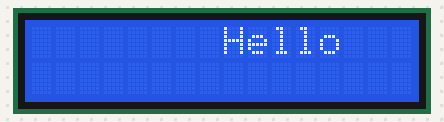
Recording of a program running on a simulated ESP32 board running MicroPython. Shown: 16×2 character LCD. Library files of the repository ran but are not shown: i2c_lcd.py. At 2.1 s the program stops and its outputs stay as they are.

Above: at 0.1 s.
At 2.2 s:
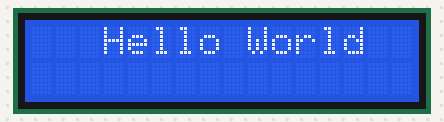

The program:

lcd-boot.py
```python
from machine import Pin, SoftI2C
from i2c_lcd import I2cLcd
import time

i2c = SoftI2C(scl=Pin(22), sda=Pin(21), freq=100000)
#print(i2c.scan())
#print('Address: ', hex(i2c.scan()[0]))
lcd = I2cLcd(i2c, 0x3f, 2,16)
# String
#lcd.putstr('Hello World\nby Uncle')

# CHAR from ROM
#lcd.putchar(chr(126))

# Custom Char 0-7

a = '        Hello'
b = '   Hello World'

lcd.putstr(a)
time.sleep(2)
lcd.clear()
lcd.putstr(b)

'''
smile = bytearray([0x00,0x00,0x0A,0x00,0x00,0x11,0x0E,0x00])
angry =bytearray([0x00,0x11,0x0A,0x00,0x00,0x0E,0x11,0x00])

lcd.custom_char(0, smile)
lcd.custom_char(1, angry)

lcd.putchar(chr(0))
lcd.move_to(5,0) # move to column 2 row 0
lcd.putchar(chr(1))

lcd.blink_cursor_on()
time.sleep(5)
lcd.blink_cursor_off()
lcd.hide_cursor() # lcd.show_cursor()
'''

# display on/off
'''
time.sleep(2)
lcd.display_off()
time.sleep(2)
lcd.display_on()
'''

# backlight on/off
'''
for i in range(10):
    lcd.backlight_off()
    time.sleep(2)
    lcd.backlight_on()
    time.sleep(2)
'''
```

Measured:
- what the display in image 0 shows lasts 2.0 s, from 0.1 s to 2.1 s
